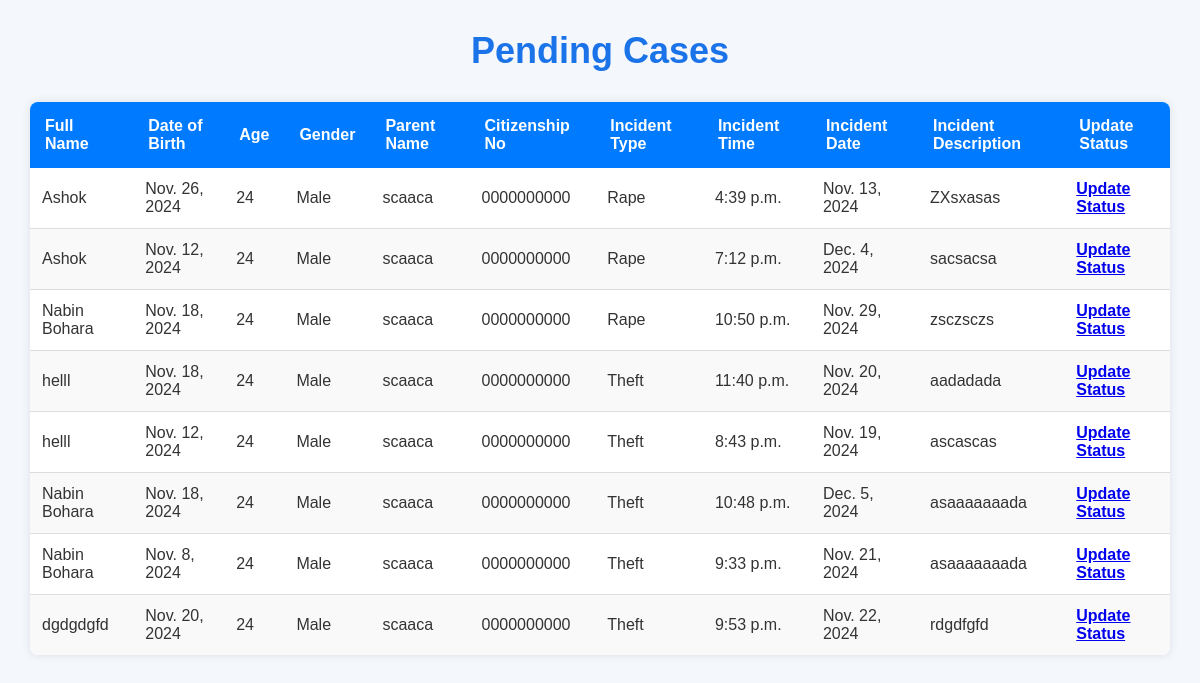
The page /pending_cases/ (signed in) on the database its author committed.
### complaints/models.py (models this page shows, shortened)
class Complaint(models.Model):
    STATUS_CHOICES = [
        ('pending', 'Pending'),
        ('completed', 'Completed'),
    ]
    user = models.ForeignKey(User, on_delete=models.CASCADE)
    title = models.CharField(max_length=255)
    description = models.TextField()
    status = models.CharField(max_length=10, choices=STATUS_CHOICES, default='pending')
    created_at = models.DateTimeField(auto_now_add=True)
    updated_at = models.DateTimeField(auto_now=True)
    user = models.ForeignKey(User, on_delete=models.CASCADE)
    full_name = models.CharField(max_length=255)
    date_of_birth = models.DateField()
    age = models.IntegerField()
    gender = models.CharField(max_length=10, choices=[('Male', 'Male'), ('Female', 'Female'), ('Other', 'Other')])
    phone_number = models.CharField(max_length=15)
    email = models.EmailField()
    parent_name = models.CharField(max_length=255)
    citizenship_no = models.CharField(max_length=50)
    incident_type = models.CharField(max_length=100)
    incident_time = models.TimeField()
    incident_date = models.DateField()
    incident_description = models.TextField()
    ip_address = models.GenericIPAddressField(null=True, blank=True)
    sound_recorder = models.FileField(upload_to='sound_recordings/', blank=True, null=True)
    evidence_1 =  models.ImageField(upload_to='evidence/', blank=True, null=True)
    evidence_2 =  models.ImageField(upload_to='evidence/', blank=True, null=True)
    evidence_3 =  models.ImageField(upload_to='evidence/', blank=True, null=True)
    evidence_4 =  models.ImageField(upload_to='evidence/', blank=True, null=True)

### complaints/views.py (the view)
# urls.py: path('pending_cases/', views.pending_cases, name='pending_cases'),
@login_required
def pending_cases(request):
    complaints = Complaint.objects.filter(status='pending')
    return render(request, 'pending_cases.html', {'complaints': complaints})

### complaints/templates/pending_cases.html (shortened to what this page needs)
<!DOCTYPE html>
<html>
<head>
</head>
<body>
    <h1>Pending Cases</h1>
    <table>
        <thead>
            <tr>
                <th>Full Name</th>
                <th>Date of Birth</th>
                <th>Age</th>
                <th>Gender</th>
                <th>Parent Name</th>
                <th>Citizenship No</th>
                <th>Incident Type</th>
                <th>Incident Time</th>
                <th>Incident Date</th>
                <th>Incident Description</th>
                <th>Update Status</th>
            </tr>
        </thead>
        <tbody>
            {% for complaint in complaints %}
                <tr>
                    <td>{{ complaint.full_name }}</td>
                    <td>{{ complaint.date_of_birth }}</td>
                    <td>{{ complaint.age }}</td>
                    <td>{{ complaint.gender }}</td>
                    <td>{{ complaint.parent_name }}</td>
                    <td>{{ complaint.citizenship_no }}</td>
                    <td>{{ complaint.incident_type }}</td>
                    <td>{{ complaint.incident_time }}</td>
                    <td>{{ complaint.incident_date }}</td>
                    <td>{{ complaint.incident_description }}</td>
                    <td>
                        <a href="{% url 'update_status' complaint.id %}">Update Status</a>
                    </td>
                </tr>
            {% endfor %}
        </tbody>
    </table>
</body>
</html>

### complaints/templates/pending_cases.html (style rules this page uses)
* { margin: 0; padding: 0; box-sizing: border-box; font-family: 'Arial', sans-serif; }
body { background: #f4f7fc; color: #333; padding: 30px; }
h1 { text-align: center; font-size: 36px; color: #1a73e8; margin-bottom: 30px; }
table { width: 100%; border-collapse: collapse; border-radius: 8px; overflow: hidden; background-color: #fff; box-shadow: 0 0 10px rgba(0, 0, 0, 0.1); }
th { background-color: #007bff; color: white; padding: 15px; text-align: left; font-weight: bold; }
td { padding: 12px; text-align: left; border-bottom: 1px solid #ddd; font-size: 16px; }
tbody tr:nth-child(even) { background-color: #f9f9f9; }
tbody tr:last-child td { border-bottom: none; }
td:last-child { font-weight: bold; color: #28a745; }

### rows shown on the page
Complaint: full_name "Ashok", date_of_birth "Nov. 26, 2024", age "24", gender "Male", parent_name "scaaca", citizenship_no "0000000000", incident_type "Rape", incident_time "4:39 p.m.", incident_date "Nov. 13, 2024", incident_description "ZXsxasas"
Complaint: full_name "Ashok", date_of_birth "Nov. 12, 2024", age "24", gender "Male", parent_name "scaaca", citizenship_no "0000000000", incident_type "Rape", incident_time "7:12 p.m.", incident_date "Dec. 4, 2024", incident_description "sacsacsa"
Complaint: full_name "Nabin Bohara", date_of_birth "Nov. 18, 2024", age "24", gender "Male", parent_name "scaaca", citizenship_no "0000000000", incident_type "Rape", incident_time "10:50 p.m.", incident_date "Nov. 29, 2024", incident_description "zsczsczs"
Complaint: full_name "helll", date_of_birth "Nov. 18, 2024", age "24", gender "Male", parent_name "scaaca", citizenship_no "0000000000", incident_type "Theft", incident_time "11:40 p.m.", incident_date "Nov. 20, 2024", incident_description "aadadada"
Complaint: full_name "helll", date_of_birth "Nov. 12, 2024", age "24", gender "Male", parent_name "scaaca", citizenship_no "0000000000", incident_type "Theft", incident_time "8:43 p.m.", incident_date "Nov. 19, 2024", incident_description "ascascas"
Complaint: full_name "Nabin Bohara", date_of_birth "Nov. 18, 2024", age "24", gender "Male", parent_name "scaaca", citizenship_no "0000000000", incident_type "Theft", incident_time "10:48 p.m.", incident_date "Dec. 5, 2024", incident_description "asaaaaaaada"
Complaint: full_name "Nabin Bohara", date_of_birth "Nov. 8, 2024", age "24", gender "Male", parent_name "scaaca", citizenship_no "0000000000", incident_type "Theft", incident_time "9:33 p.m.", incident_date "Nov. 21, 2024", incident_description "asaaaaaaada"
Complaint: full_name "dgdgdgfd", date_of_birth "Nov. 20, 2024", age "24", gender "Male", parent_name "scaaca", citizenship_no "0000000000", incident_type "Theft", incident_time "9:53 p.m.", incident_date "Nov. 22, 2024", incident_description "rdgdfgfd"
